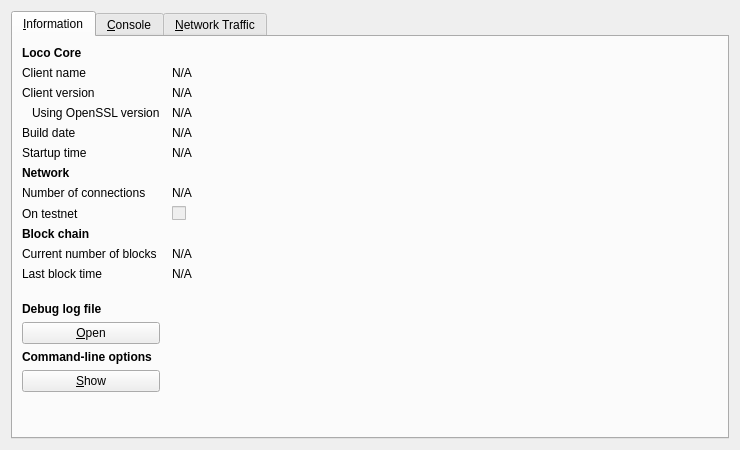
<?xml version="1.0" encoding="UTF-8"?>
<ui version="4.0">
 <class>RPCConsole</class>
 <widget class="QDialog" name="RPCConsole">
  <property name="geometry">
   <rect>
    <x>0</x>
    <y>0</y>
    <width>740</width>
    <height>450</height>
   </rect>
  </property>
  <property name="windowTitle">
   <string>Loco - Debug window</string>
  </property>
  <layout class="QVBoxLayout" name="verticalLayout_2">
   <item>
    <widget class="QTabWidget" name="tabWidget">
     <property name="currentIndex">
      <number>0</number>
     </property>
     <widget class="QWidget" name="tab_info">
      <attribute name="title">
       <string>&amp;Information</string>
      </attribute>
      <layout class="QGridLayout" name="gridLayout" columnstretch="0,1">
       <property name="horizontalSpacing">
        <number>12</number>
       </property>
       <item row="0" column="0">
        <widget class="QLabel" name="label_9">
         <property name="font">
          <font>
           <weight>75</weight>
           <bold>true</bold>
          </font>
         </property>
         <property name="text">
          <string>Loco Core</string>
         </property>
        </widget>
       </item>
       <item row="1" column="0">
        <widget class="QLabel" name="label_5">
         <property name="text">
          <string>Client name</string>
         </property>
        </widget>
       </item>
       <item row="1" column="1">
        <widget class="QLabel" name="clientName">
         <property name="cursor">
          <cursorShape>IBeamCursor</cursorShape>
         </property>
         <property name="text">
          <string>N/A</string>
         </property>
         <property name="textFormat">
          <enum>Qt::PlainText</enum>
         </property>
         <property name="textInteractionFlags">
          <set>Qt::LinksAccessibleByMouse|Qt::TextSelectableByKeyboard|Qt::TextSelectableByMouse</set>
         </property>
        </widget>
       </item>
       <item row="2" column="0">
        <widget class="QLabel" name="label_6">
         <property name="text">
          <string>Client version</string>
         </property>
        </widget>
       </item>
       <item row="2" column="1">
        <widget class="QLabel" name="clientVersion">
         <property name="cursor">
          <cursorShape>IBeamCursor</cursorShape>
         </property>
         <property name="text">
          <string>N/A</string>
         </property>
         <property name="textFormat">
          <enum>Qt::PlainText</enum>
         </property>
         <property name="textInteractionFlags">
          <set>Qt::LinksAccessibleByMouse|Qt::TextSelectableByKeyboard|Qt::TextSelectableByMouse</set>
         </property>
        </widget>
       </item>
       <item row="3" column="0">
        <widget class="QLabel" name="label_14">
         <property name="text">
          <string>Using OpenSSL version</string>
         </property>
         <property name="indent">
          <number>10</number>
         </property>
        </widget>
       </item>
       <item row="3" column="1">
        <widget class="QLabel" name="openSSLVersion">
         <property name="cursor">
          <cursorShape>IBeamCursor</cursorShape>
         </property>
         <property name="text">
          <string>N/A</string>
         </property>
         <property name="textFormat">
          <enum>Qt::PlainText</enum>
         </property>
         <property name="textInteractionFlags">
          <set>Qt::LinksAccessibleByMouse|Qt::TextSelectableByKeyboard|Qt::TextSelectableByMouse</set>
         </property>
        </widget>
       </item>
       <item row="4" column="0">
        <widget class="QLabel" name="label_12">
         <property name="text">
          <string>Build date</string>
         </property>
        </widget>
       </item>
       <item row="4" column="1">
        <widget class="QLabel" name="buildDate">
         <property name="cursor">
          <cursorShape>IBeamCursor</cursorShape>
         </property>
         <property name="text">
          <string>N/A</string>
         </property>
         <property name="textFormat">
          <enum>Qt::PlainText</enum>
         </property>
         <property name="textInteractionFlags">
          <set>Qt::LinksAccessibleByMouse|Qt::TextSelectableByKeyboard|Qt::TextSelectableByMouse</set>
         </property>
        </widget>
       </item>
       <item row="5" column="0">
        <widget class="QLabel" name="label_13">
         <property name="text">
          <string>Startup time</string>
         </property>
        </widget>
       </item>
       <item row="5" column="1">
        <widget class="QLabel" name="startupTime">
         <property name="cursor">
          <cursorShape>IBeamCursor</cursorShape>
         </property>
         <property name="text">
          <string>N/A</string>
         </property>
         <property name="textFormat">
          <enum>Qt::PlainText</enum>
         </property>
         <property name="textInteractionFlags">
          <set>Qt::LinksAccessibleByMouse|Qt::TextSelectableByKeyboard|Qt::TextSelectableByMouse</set>
         </property>
        </widget>
       </item>
       <item row="6" column="0">
        <widget class="QLabel" name="label_11">
         <property name="font">
          <font>
           <weight>75</weight>
           <bold>true</bold>
          </font>
         </property>
         <property name="text">
          <string>Network</string>
         </property>
        </widget>
       </item>
       <item row="7" column="0">
        <widget class="QLabel" name="label_7">
         <property name="text">
          <string>Number of connections</string>
         </property>
        </widget>
       </item>
       <item row="7" column="1">
        <widget class="QLabel" name="numberOfConnections">
         <property name="cursor">
          <cursorShape>IBeamCursor</cursorShape>
         </property>
         <property name="text">
          <string>N/A</string>
         </property>
         <property name="textFormat">
          <enum>Qt::PlainText</enum>
         </property>
         <property name="textInteractionFlags">
          <set>Qt::LinksAccessibleByMouse|Qt::TextSelectableByKeyboard|Qt::TextSelectableByMouse</set>
         </property>
        </widget>
       </item>
       <item row="8" column="0">
        <widget class="QLabel" name="label_8">
         <property name="text">
          <string>On testnet</string>
         </property>
        </widget>
       </item>
       <item row="8" column="1">
        <widget class="QCheckBox" name="isTestNet">
         <property name="enabled">
          <bool>false</bool>
         </property>
         <property name="text">
          <string/>
         </property>
        </widget>
       </item>
       <item row="9" column="0">
        <widget class="QLabel" name="label_10">
         <property name="font">
          <font>
           <weight>75</weight>
           <bold>true</bold>
          </font>
         </property>
         <property name="text">
          <string>Block chain</string>
         </property>
        </widget>
       </item>
       <item row="10" column="0">
        <widget class="QLabel" name="label_3">
         <property name="text">
          <string>Current number of blocks</string>
         </property>
        </widget>
       </item>
       <item row="10" column="1">
        <widget class="QLabel" name="numberOfBlocks">
         <property name="cursor">
          <cursorShape>IBeamCursor</cursorShape>
         </property>
         <property name="text">
          <string>N/A</string>
         </property>
         <property name="textFormat">
          <enum>Qt::PlainText</enum>
         </property>
         <property name="textInteractionFlags">
          <set>Qt::LinksAccessibleByMouse|Qt::TextSelectableByKeyboard|Qt::TextSelectableByMouse</set>
         </property>
        </widget>
       </item>
       <item row="11" column="0">
        <widget class="QLabel" name="label_2">
         <property name="text">
          <string>Last block time</string>
         </property>
        </widget>
       </item>
       <item row="11" column="1">
        <widget class="QLabel" name="lastBlockTime">
         <property name="cursor">
          <cursorShape>IBeamCursor</cursorShape>
         </property>
         <property name="text">
          <string>N/A</string>
         </property>
         <property name="textFormat">
          <enum>Qt::PlainText</enum>
         </property>
         <property name="textInteractionFlags">
          <set>Qt::LinksAccessibleByMouse|Qt::TextSelectableByKeyboard|Qt::TextSelectableByMouse</set>
         </property>
        </widget>
       </item>
       <item row="12" column="0">
        <spacer name="verticalSpacer_2">
         <property name="orientation">
          <enum>Qt::Vertical</enum>
         </property>
         <property name="sizeHint" stdset="0">
          <size>
           <width>20</width>
           <height>20</height>
          </size>
         </property>
        </spacer>
       </item>
       <item row="13" column="0">
        <widget class="QLabel" name="labelDebugLogfile">
         <property name="font">
          <font>
           <weight>75</weight>
           <bold>true</bold>
          </font>
         </property>
         <property name="text">
          <string>Debug log file</string>
         </property>
        </widget>
       </item>
       <item row="14" column="0">
        <widget class="QPushButton" name="openDebugLogfileButton">
         <property name="toolTip">
          <string>Open the Loco debug log file from the current data directory. This can take a few seconds for large log files.</string>
         </property>
         <property name="text">
          <string>&amp;Open</string>
         </property>
         <property name="autoDefault">
          <bool>false</bool>
         </property>
        </widget>
       </item>
       <item row="15" column="0">
        <widget class="QLabel" name="labelCLOptions">
         <property name="font">
          <font>
           <weight>75</weight>
           <bold>true</bold>
          </font>
         </property>
         <property name="text">
          <string>Command-line options</string>
         </property>
        </widget>
       </item>
       <item row="16" column="0">
        <widget class="QPushButton" name="showCLOptionsButton">
         <property name="toolTip">
          <string>Show the Loco-Qt help message to get a list with possible Loco command-line options.</string>
         </property>
         <property name="text">
          <string>&amp;Show</string>
         </property>
         <property name="autoDefault">
          <bool>false</bool>
         </property>
        </widget>
       </item>
       <item row="17" column="0">
        <spacer name="verticalSpacer">
         <property name="orientation">
          <enum>Qt::Vertical</enum>
         </property>
         <property name="sizeHint" stdset="0">
          <size>
           <width>20</width>
           <height>40</height>
          </size>
         </property>
        </spacer>
       </item>
      </layout>
     </widget>
     <widget class="QWidget" name="tab_console">
      <attribute name="title">
       <string>&amp;Console</string>
      </attribute>
      <layout class="QVBoxLayout" name="verticalLayout_3">
       <property name="spacing">
        <number>3</number>
       </property>
       <item>
        <widget class="QTextEdit" name="messagesWidget">
         <property name="minimumSize">
          <size>
           <width>0</width>
           <height>100</height>
          </size>
         </property>
         <property name="readOnly">
          <bool>true</bool>
         </property>
         <property name="tabKeyNavigation" stdset="0">
          <bool>false</bool>
         </property>
         <property name="columnCount" stdset="0">
          <number>2</number>
         </property>
        </widget>
       </item>
       <item>
        <layout class="QHBoxLayout" name="horizontalLayout">
         <property name="spacing">
          <number>3</number>
         </property>
         <item>
          <widget class="QLabel" name="label">
           <property name="text">
            <string notr="true">&gt;</string>
           </property>
          </widget>
         </item>
         <item>
          <widget class="QLineEdit" name="lineEdit"/>
         </item>
         <item>
          <widget class="QPushButton" name="clearButton">
           <property name="maximumSize">
            <size>
             <width>24</width>
             <height>24</height>
            </size>
           </property>
           <property name="toolTip">
            <string>Clear console</string>
           </property>
           <property name="text">
            <string/>
           </property>
           <property name="icon">
            <iconset resource="../bitcoin.qrc">
             <normaloff>:/icons/remove</normaloff>:/icons/remove</iconset>
           </property>
           <property name="shortcut">
            <string notr="true">Ctrl+L</string>
           </property>
           <property name="autoDefault">
            <bool>false</bool>
           </property>
          </widget>
         </item>
        </layout>
       </item>
      </layout>
     </widget>
     <widget class="QWidget" name="tab">
      <attribute name="title">
       <string>&amp;Network Traffic</string>
      </attribute>
      <layout class="QHBoxLayout" name="horizontalLayout_3">
       <item>
        <layout class="QVBoxLayout" name="verticalLayout_4">
         <item>
          <widget class="TrafficGraphWidget" name="trafficGraph" native="true">
           <property name="sizePolicy">
            <sizepolicy hsizetype="Expanding" vsizetype="Expanding">
             <horstretch>0</horstretch>
             <verstretch>0</verstretch>
            </sizepolicy>
           </property>
          </widget>
         </item>
         <item>
          <layout class="QHBoxLayout" name="horizontalLayout_2">
           <item>
            <widget class="QSlider" name="sldGraphRange">
             <property name="minimum">
              <number>1</number>
             </property>
             <property name="maximum">
              <number>288</number>
             </property>
             <property name="pageStep">
              <number>12</number>
             </property>
             <property name="value">
              <number>6</number>
             </property>
             <property name="orientation">
              <enum>Qt::Horizontal</enum>
             </property>
            </widget>
           </item>
           <item>
            <widget class="QLabel" name="lblGraphRange">
             <property name="minimumSize">
              <size>
               <width>100</width>
               <height>0</height>
              </size>
             </property>
             <property name="alignment">
              <set>Qt::AlignCenter</set>
             </property>
            </widget>
           </item>
           <item>
            <widget class="QPushButton" name="btnClearTrafficGraph">
             <property name="text">
              <string>&amp;Clear</string>
             </property>
            </widget>
           </item>
          </layout>
         </item>
        </layout>
       </item>
       <item>
        <layout class="QVBoxLayout" name="verticalLayout">
         <item>
          <widget class="QGroupBox" name="groupBox">
           <property name="title">
            <string>Totals</string>
           </property>
           <layout class="QVBoxLayout" name="verticalLayout_5">
            <item>
             <layout class="QHBoxLayout" name="horizontalLayout_4">
              <item>
               <widget class="Line" name="line">
                <property name="sizePolicy">
                 <sizepolicy hsizetype="Fixed" vsizetype="Fixed">
                  <horstretch>0</horstretch>
                  <verstretch>0</verstretch>
                 </sizepolicy>
                </property>
                <property name="minimumSize">
                 <size>
                  <width>10</width>
                  <height>0</height>
                 </size>
                </property>
                <property name="palette">
                 <palette>
                  <active>
                   <colorrole role="Light">
                    <brush brushstyle="SolidPattern">
                     <color alpha="255">
                      <red>0</red>
                      <green>255</green>
                      <blue>0</blue>
                     </color>
                    </brush>
                   </colorrole>
                  </active>
                  <inactive>
                   <colorrole role="Light">
                    <brush brushstyle="SolidPattern">
                     <color alpha="255">
                      <red>0</red>
                      <green>255</green>
                      <blue>0</blue>
                     </color>
                    </brush>
                   </colorrole>
                  </inactive>
                  <disabled>
                   <colorrole role="Light">
                    <brush brushstyle="SolidPattern">
                     <color alpha="255">
                      <red>0</red>
                      <green>255</green>
                      <blue>0</blue>
                     </color>
                    </brush>
                   </colorrole>
                  </disabled>
                 </palette>
                </property>
                <property name="orientation">
                 <enum>Qt::Horizontal</enum>
                </property>
               </widget>
              </item>
              <item>
               <widget class="QLabel" name="label_16">
                <property name="text">
                 <string>In:</string>
                </property>
               </widget>
              </item>
              <item>
               <widget class="QLabel" name="lblBytesIn">
                <property name="minimumSize">
                 <size>
                  <width>50</width>
                  <height>0</height>
                 </size>
                </property>
                <property name="alignment">
                 <set>Qt::AlignRight|Qt::AlignTrailing|Qt::AlignVCenter</set>
                </property>
               </widget>
              </item>
             </layout>
            </item>
            <item>
             <layout class="QHBoxLayout" name="horizontalLayout_5">
              <item>
               <widget class="Line" name="line_2">
                <property name="sizePolicy">
                 <sizepolicy hsizetype="Fixed" vsizetype="Fixed">
                  <horstretch>0</horstretch>
                  <verstretch>0</verstretch>
                 </sizepolicy>
                </property>
                <property name="minimumSize">
                 <size>
                  <width>10</width>
                  <height>0</height>
                 </size>
                </property>
                <property name="palette">
                 <palette>
                  <active>
                   <colorrole role="Light">
                    <brush brushstyle="SolidPattern">
                     <color alpha="255">
                      <red>255</red>
                      <green>0</green>
                      <blue>0</blue>
                     </color>
                    </brush>
                   </colorrole>
                  </active>
                  <inactive>
                   <colorrole role="Light">
                    <brush brushstyle="SolidPattern">
                     <color alpha="255">
                      <red>255</red>
                      <green>0</green>
                      <blue>0</blue>
                     </color>
                    </brush>
                   </colorrole>
                  </inactive>
                  <disabled>
                   <colorrole role="Light">
                    <brush brushstyle="SolidPattern">
                     <color alpha="255">
                      <red>255</red>
                      <green>0</green>
                      <blue>0</blue>
                     </color>
                    </brush>
                   </colorrole>
                  </disabled>
                 </palette>
                </property>
                <property name="orientation">
                 <enum>Qt::Horizontal</enum>
                </property>
               </widget>
              </item>
              <item>
               <widget class="QLabel" name="label_17">
                <property name="text">
                 <string>Out:</string>
                </property>
               </widget>
              </item>
              <item>
               <widget class="QLabel" name="lblBytesOut">
                <property name="minimumSize">
                 <size>
                  <width>50</width>
                  <height>0</height>
                 </size>
                </property>
                <property name="alignment">
                 <set>Qt::AlignRight|Qt::AlignTrailing|Qt::AlignVCenter</set>
                </property>
               </widget>
              </item>
             </layout>
            </item>
            <item>
             <spacer name="verticalSpacer_4">
              <property name="orientation">
               <enum>Qt::Vertical</enum>
              </property>
              <property name="sizeHint" stdset="0">
               <size>
                <width>20</width>
                <height>407</height>
               </size>
              </property>
             </spacer>
            </item>
           </layout>
          </widget>
         </item>
        </layout>
       </item>
      </layout>
     </widget>
    </widget>
   </item>
  </layout>
 </widget>
 <customwidgets>
  <customwidget>
   <class>TrafficGraphWidget</class>
   <extends>QWidget</extends>
   <header>trafficgraphwidget.h</header>
   <container>1</container>
   <slots>
    <slot>clear()</slot>
   </slots>
  </customwidget>
 </customwidgets>
 <resources>
  <include location="../bitcoin.qrc"/>
 </resources>
 <connections/>
</ui>
